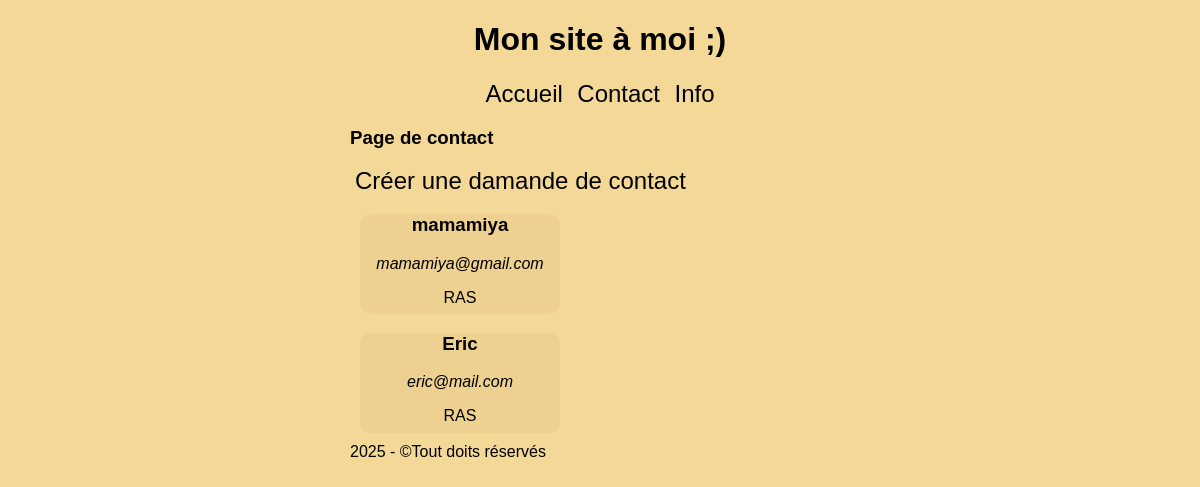
The app's page /contact/, older data.
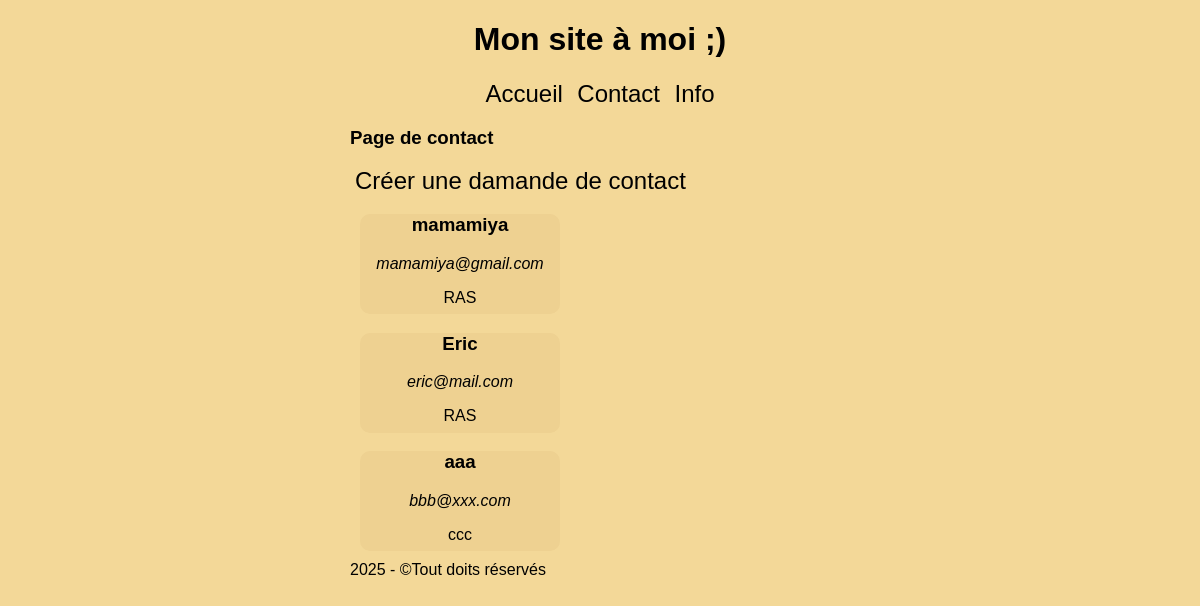
The same page, newer data.
### pages/models.py (models this page shows, shortened)
class ContactMessage(models.Model):
   name = models.CharField(max_length=100, verbose_name="Nom")
   email = models.EmailField(verbose_name="Adresse Email")
   message = models.TextField(verbose_name="Message")
   created_at = models.DateTimeField(
                  auto_now_add=True,
                  verbose_name="Date de création")
   is_treated = models.BooleanField(default=False, verbose_name="Traité ?")

### pages/views.py (the view)
# urls.py: path("contact/", views.contact_page_view),
def contact_page_view(request):
    contacts = ContactMessage.objects.all()
    return render(
            request,
            "contact/list.html",
            context={'contacts' : contacts}
        )

### pages/templates/contact/list.html
{% extends 'base.html' %}
{% block content %}
    <h3>Page de contact</h3>
    <a href="{% url "create_contact" %}" >Créer une damande de contact</a>
    {% for contact in contacts %}
        <div style="background-color: rgb(238, 209, 145); width: 200px; height: 100px; margin: 10px; border-radius: 10px; text-align: center;">
            <h3>{{contact.name}}</h3>
            <i> {{contact.email}} </i>
            <p> {{contact.message}} </p>
        </div>
    {% empty %}
        <p>Pas de message de contact pour l'instant</p>
    {% endfor %}
{% endblock %}

### templates/base.html (shortened to what this page needs)
{% load static %}
<!DOCTYPE html>
<html lang="en">
<head>
    <link rel="stylesheet" href="{% static 'css/style.css' %}">
</head>
<body>
    <header>
        <h1>Mon site à moi ;)</h1>
        <div id="nab-bar">
            <nav>
                <a href="/">Accueil</a>
                <a href="/contact">Contact</a>
                <a href="/info">Info</a>
            </nav>
        </div>
    </header>
    <main>
        {% block content %}{% endblock %}
    </main>
    <footer>
        2025 - ©Tout doits réservés
    </footer>
</body>
</html>

### static/css/style.css (style rules this page uses)
body { background-color: rgb(243, 216, 152); font-family: sans-serif; max-width: 500px; margin: 0 auto; text-align: justify; }
a { text-decoration: none; color: black; font-size: x-large; margin-left: 5px; margin-right: 5px; }
#nab-bar { width: 100%; text-align: center; margin: 0 auto; text-align: center; }
h1 { text-align: center; }

Row changes from the older to the newer data that the page shows:
added ContactMessage: name "aaa", email "bbb@xxx.com", message "ccc"
